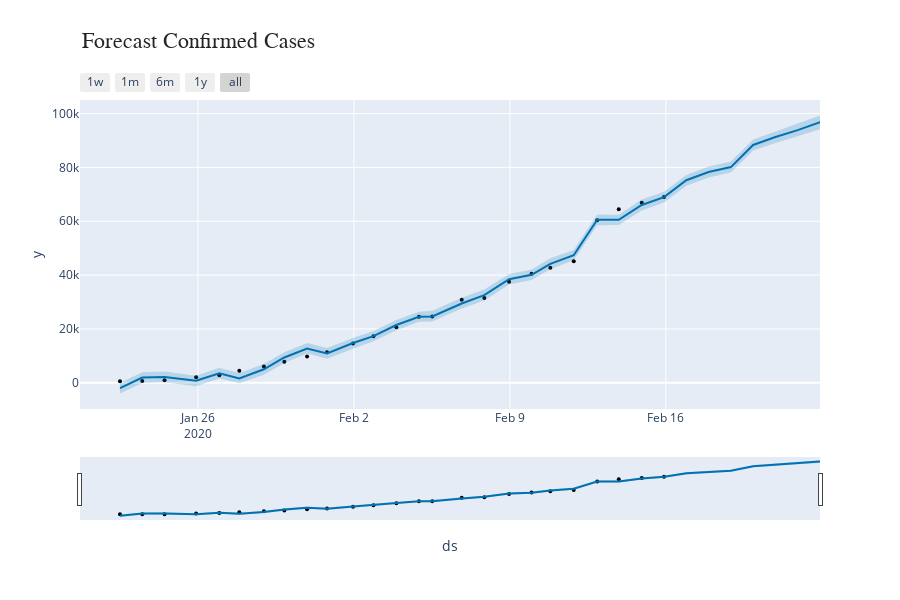

The cell this chart's notebook holds for it:
### Markdown cell above
## 4. Confirmed & Death Cases Visualisation

### Code cell
fig = plot_plotly(prophetc, confirmed_forecast)  
annotations = []
annotations.append(dict(xref='paper', yref='paper', x=0, y=1.15,
                              xanchor='left', yanchor='bottom',
                              text='Forecast Confirmed Cases',
                              font=dict(family='Arial', size=22,color='rgb(37,37,37)'),showarrow=False))
fig.update_layout(annotations=annotations)
fig.show()
py.plot(fig, filename='nCov_ConfirmedCases.html')
